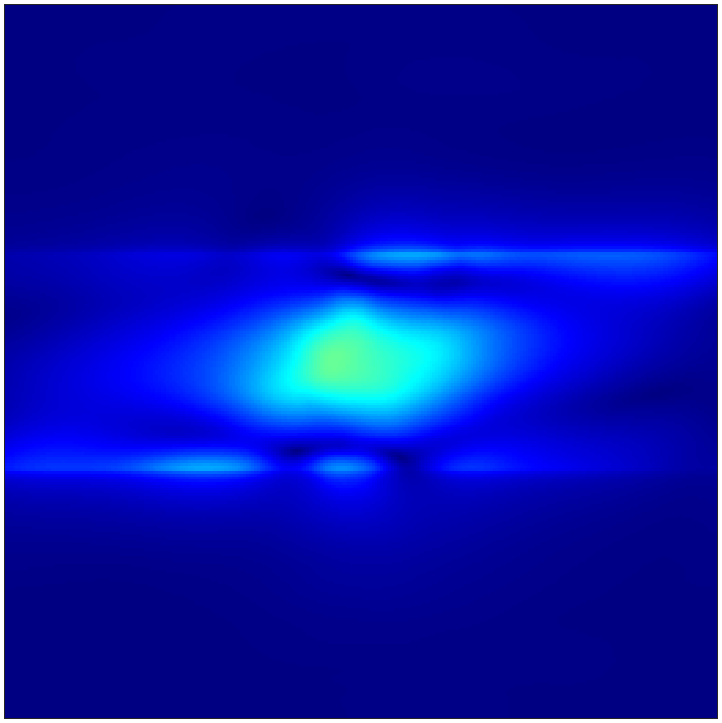
%> input picture Figures/In Paper/Ku3.17e4_clean_LAFO.png, 722 x 723 px
$ octave Spatial_FFT_combin.m   (GNU Octave 9; MATLAB toolbox functions it lacks are replaced by stand-ins)
%> lines starting %> are read from the running program, lines starting %| are printed output that depends on the picture
%spatial FFT

% Image dimensions
imgWidth1 = 722; % Width of the first row images
imgHeight1 = 722; % Height of the first row images
imgWidth2 = 722; % Width of the second row images
imgHeight2 = 287*722/913; % Height of the second row images

% Load the images
img1 = imread('Ku3.17e4_clean_LAFO.png');
%> img1 is the input picture: size 723x722x3 uint8; mean R, G, B 6.5, 19.8, 171.8
img2 = imread('Ku-1e4_clean_LAFO.png');
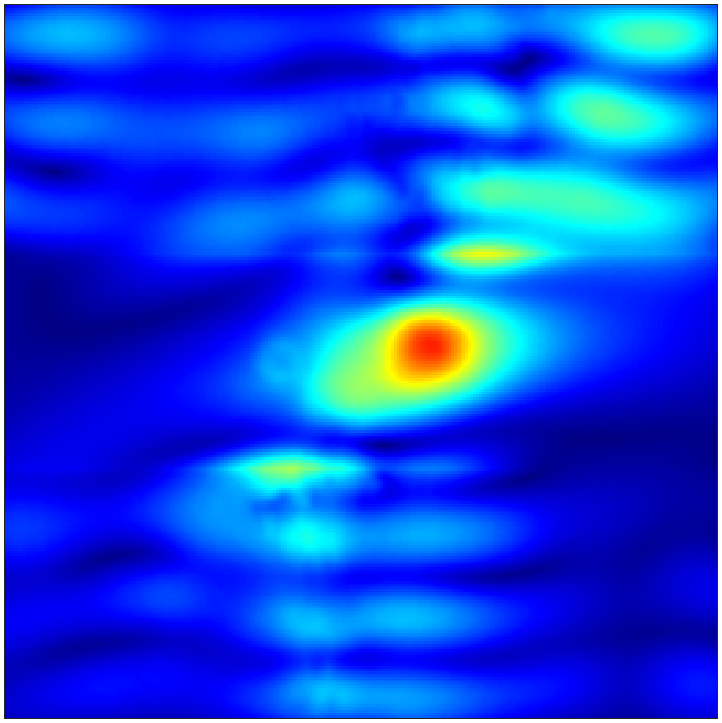
%> input picture Figures/In Paper/Ku-1e4_clean_LAFO.png, 722 x 723 px
%> img2 is the input picture: size 723x722x3 uint8; mean R, G, B 12.6, 72, 227.9
img3 = imread('Ku+1.5e4_clean_LAFO.png');
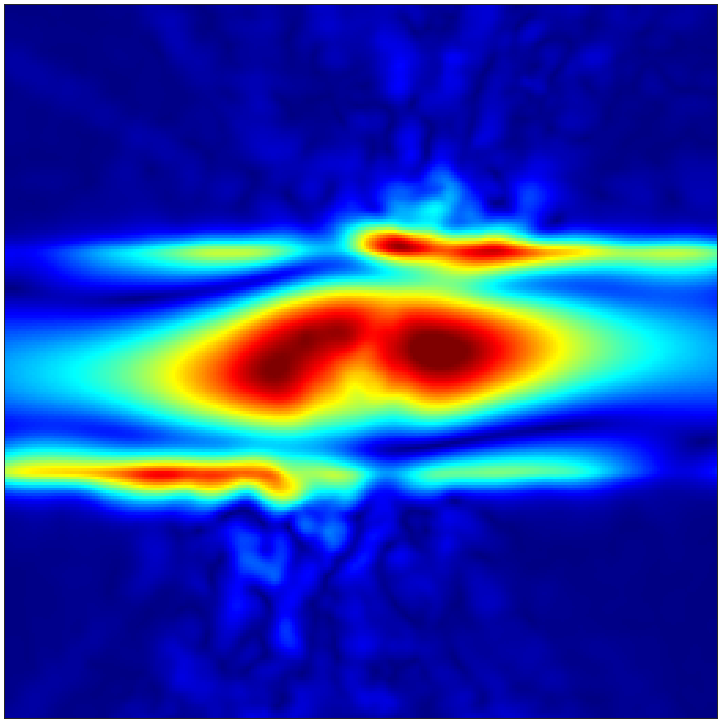
%> input picture Figures/In Paper/Ku+1.5e4_clean_LAFO.png, 722 x 723 px
%> img3 is the input picture: size 723x722x3 uint8; mean R, G, B 36.6, 61.3, 165.5
n=722/913;
img4 = imresize(imread('Ku3.17e4_clean_Py.png'), n);
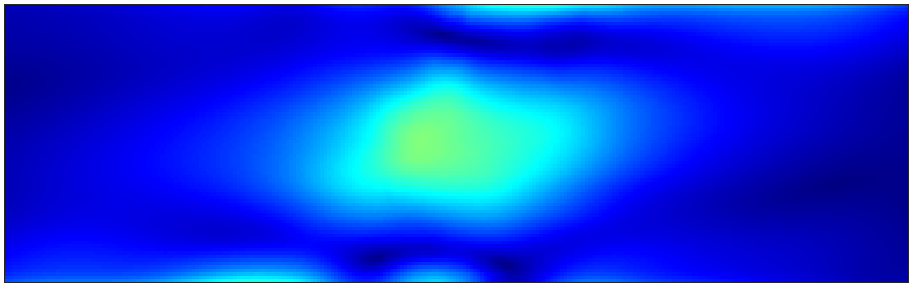
%> input picture Figures/In Paper/Ku3.17e4_clean_Py.png, 913 x 287 px
img5 = imresize(imread('Ku-1e4_clean_Py.png'), n);
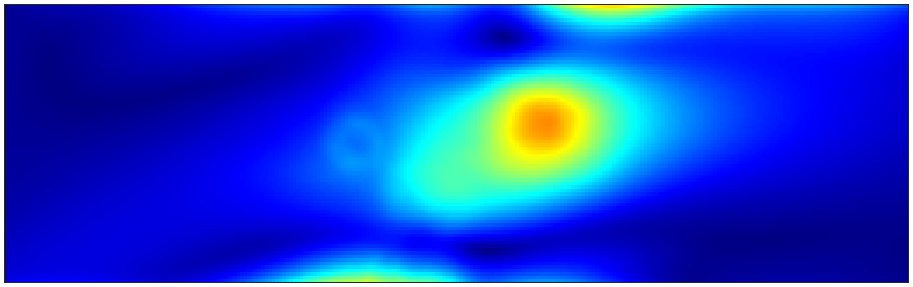
%> input picture Figures/In Paper/Ku-1e4_clean_Py.png, 913 x 287 px
img6 = imresize(imread('Ku+1.5e4_clean_Py.png'), n);
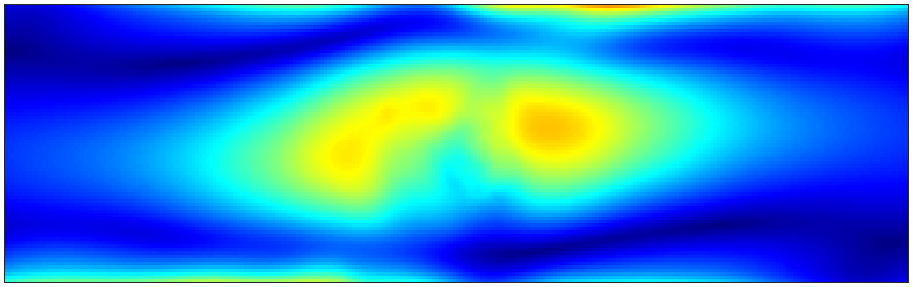
%> input picture Figures/In Paper/Ku+1.5e4_clean_Py.png, 913 x 287 px

% Parameters for figure size and spacing
figWidth = 1000; % Width of the figure
figHeight = 500; % Height of the figure
numRows = 2;
numCols = 3;
horzSpacing = 0.0; % Horizontal spacing between axes
vertSpacing = 0.0; % Vertical spacing between axes
margin = 0; % Margin around the figure

% Calculate the width and height for each subplot
subplotWidth = (1 - (numCols + 1) * horzSpacing - 2 * margin) / numCols;
subplotHeight1 = (1 - (numRows + 1) * vertSpacing - 2 * margin) / numRows;
subplotHeight2 = subplotHeight1 * (imgHeight2 / imgHeight1); % Adjust height for second row

% Create a new figure
figureHandle = figure('Position', [100, 100, figWidth, figHeight]);

% Create an array of subplot positions
positions = zeros(numRows * numCols, 4);
x=0;

% First row positions
for col = 1:numCols
    left = margin + (col-1) * (subplotWidth + horzSpacing) + horzSpacing+x;
    bottom = 1 - subplotHeight1 - vertSpacing-0.2;  % Align top of first row to the top of the figure
    positions(col, :) = [left, bottom, subplotWidth, subplotHeight1];
end

% Adjust vertical position for second row
rowAdjustment = 0.0;  % Adjust this to increase or decrease the gap between the rows

% Second row positions
for col = 1:numCols
    left = margin + (col-1) * (subplotWidth + horzSpacing) + horzSpacing+x;
    bottom = positions(numCols, 2) - subplotHeight2 - vertSpacing - rowAdjustment-0;
    positions(numCols + col, :) = [left, bottom, subplotWidth, subplotHeight2];
end

% Display the images

subplot('Position', positions(1, :));
imshow(eval(sprintf('img1')));
text(40, 70, sprintf('K_u=-31.7kJ/m^3'), 'Color', 'white', 'FontSize', 15, 'FontWeight', 'bold', 'FontName', 'Times Roman');
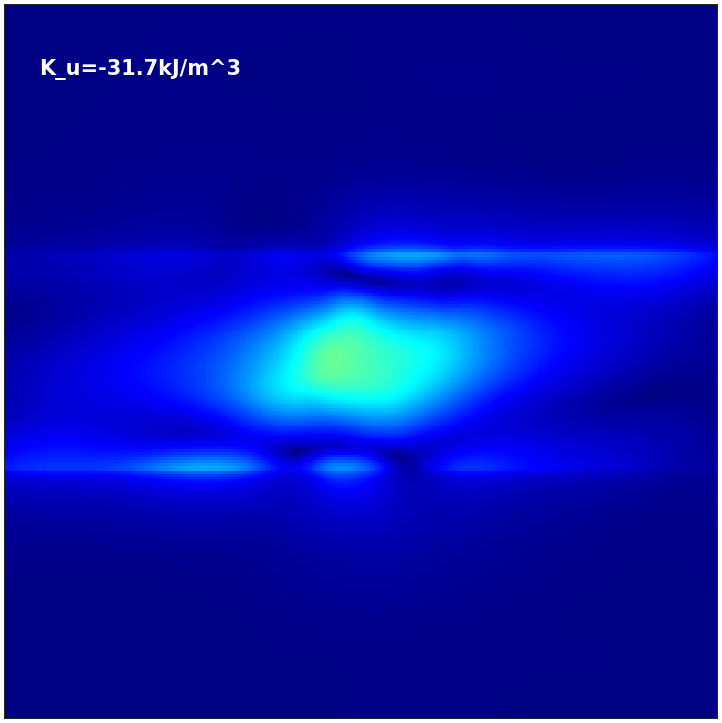
%> figure redrawn from the program's plot data
subplot('Position', positions(2, :));
imshow(eval(sprintf('img2')));
text(40, 70, sprintf('K_u=-10kJ/m^3'), 'Color', 'white', 'FontSize', 15, 'FontWeight', 'bold', 'FontName', 'Times Roman');
subplot('Position', positions(3, :));
imshow(eval(sprintf('img3')));
text(40, 70, sprintf('K_u=15kJ/m^3'), 'Color', 'white', 'FontSize', 15, 'FontWeight', 'bold', 'FontName', 'Times Roman');
subplot('Position', positions(4, :));
imshow(eval(sprintf('img4')));
subplot('Position', positions(5, :));
imshow(eval(sprintf('img5')));
subplot('Position', positions(6, :));
imshow(eval(sprintf('img6')));
axis off;
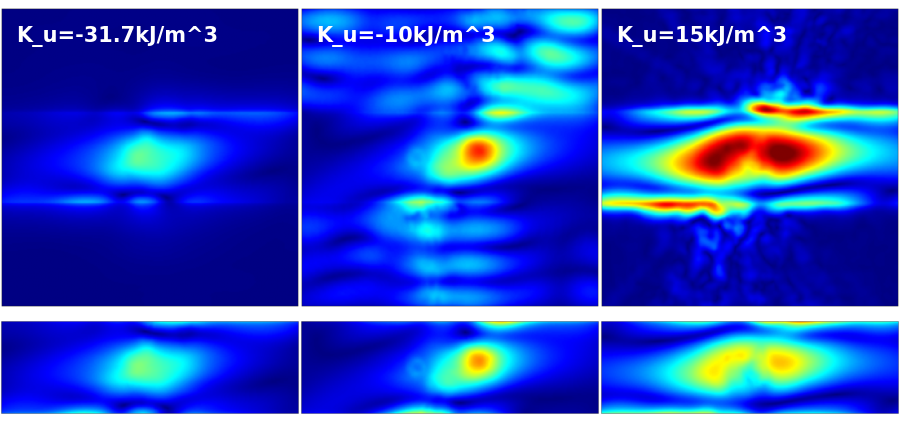
%> figure redrawn from the program's plot data, 6 panels

% [9 lines of commented-out code are left out]
